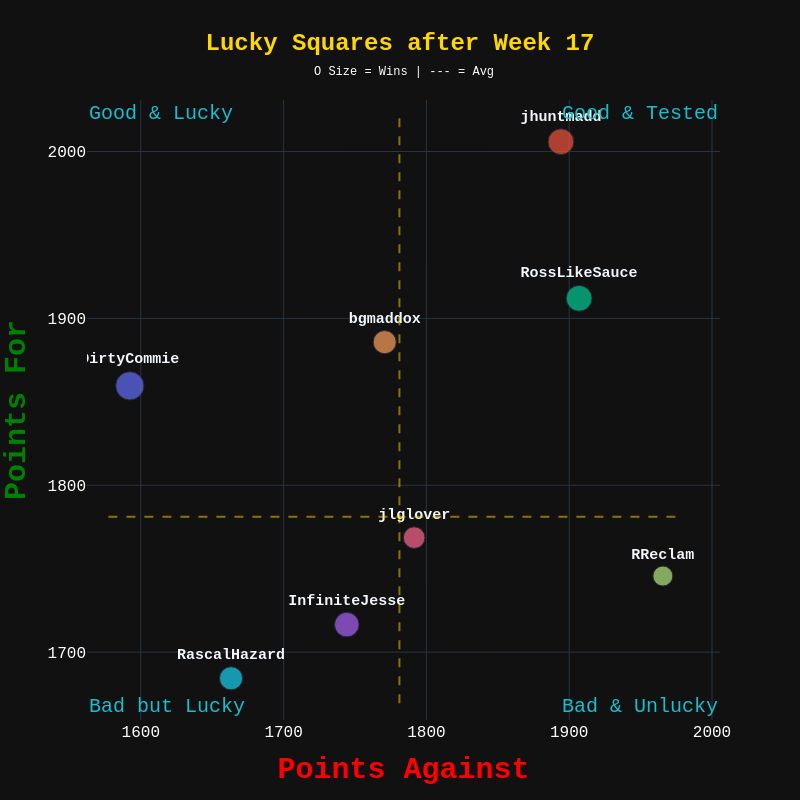

This figure's notebook cell:
### Code cell
WeekLuckTest

### Figure 1 — Plotly figure (JSON) as saved in the notebook; plotly's stock layout.template omitted (floating-point values rounded to 4 significant figures)
{"data": [{"hovertemplate": "Team=%{text}<br>Opp YTD=%{x}<br>Score YTD=%{y}<br>Total Wins=%{marker.size}<extra></extra>", "legendgroup": "DirtyCommie", "marker": {"color": "#636efa", "size": [12], "sizemode": "area", "sizeref": 0.03, "symbol": "circle"}, "mode": "markers+text", "name": "DirtyCommie", "orientation": "v", "showlegend": true, "text": ["DirtyCommie"], "textfont": {"family": "Courier New", "size": 15, "weight": "bold"}, "textposition": "top center", "type": "scatter", "x": [1592.0], "xaxis": "x", "y": [1860.0], "yaxis": "y"}, {"hovertemplate": "Team=%{text}<br>Opp YTD=%{x}<br>Score YTD=%{y}<br>Total Wins=%{marker.size}<extra></extra>", "legendgroup": "jhuntmadd", "marker": {"color": "#EF553B", "size": [10], "sizemode": "area", "sizeref": 0.03, "symbol": "circle"}, "mode": "markers+text", "name": "jhuntmadd", "orientation": "v", "showlegend": true, "text": ["jhuntmadd"], "textfont": {"family": "Courier New", "size": 15, "weight": "bold"}, "textposition": "top center", "type": "scatter", "x": [1894.0], "xaxis": "x", "y": [2006.0], "yaxis": "y"}, {"hovertemplate": "Team=%{text}<br>Opp YTD=%{x}<br>Score YTD=%{y}<br>Total Wins=%{marker.size}<extra></extra>", "legendgroup": "RossLikeSauce", "marker": {"color": "#00cc96", "size": [10], "sizemode": "area", "sizeref": 0.03, "symbol": "circle"}, "mode": "markers+text", "name": "RossLikeSauce", "orientation": "v", "showlegend": true, "text": ["RossLikeSauce"], "textfont": {"family": "Courier New", "size": 15, "weight": "bold"}, "textposition": "top center", "type": "scatter", "x": [1907.0], "xaxis": "x", "y": [1912.0], "yaxis": "y"}, {"hovertemplate": "Team=%{text}<br>Opp YTD=%{x}<br>Score YTD=%{y}<br>Total Wins=%{marker.size}<extra></extra>", "legendgroup": "InfiniteJesse", "marker": {"color": "#ab63fa", "size": [9], "sizemode": "area", "sizeref": 0.03, "symbol": "circle"}, "mode": "markers+text", "name": "InfiniteJesse", "orientation": "v", "showlegend": true, "text": ["InfiniteJesse"], "textfont": {"family": "Courier New", "size": 15, "weight": "bold"}, "textposition": "top center", "type": "scatter", "x": [1744.0], "xaxis": "x", "y": [1716.0], "yaxis": "y"}, {"hovertemplate": "Team=%{text}<br>Opp YTD=%{x}<br>Score YTD=%{y}<br>Total Wins=%{marker.size}<extra></extra>", "legendgroup": "bgmaddox", "marker": {"color": "#FFA15A", "size": [8], "sizemode": "area", "sizeref": 0.03, "symbol": "circle"}, "mode": "markers+text", "name": "bgmaddox", "orientation": "v", "showlegend": true, "text": ["bgmaddox"], "textfont": {"family": "Courier New", "size": 15, "weight": "bold"}, "textposition": "top center", "type": "scatter", "x": [1771.0], "xaxis": "x", "y": [1886.0], "yaxis": "y"}, {"hovertemplate": "Team=%{text}<br>Opp YTD=%{x}<br>Score YTD=%{y}<br>Total Wins=%{marker.size}<extra></extra>", "legendgroup": "RascalHazard", "marker": {"color": "#19d3f3", "size": [8], "sizemode": "area", "sizeref": 0.03, "symbol": "circle"}, "mode": "markers+text", "name": "RascalHazard", "orientation": "v", "showlegend": true, "text": ["RascalHazard"], "textfont": {"family": "Courier New", "size": 15, "weight": "bold"}, "textposition": "top center", "type": "scatter", "x": [1663.0], "xaxis": "x", "y": [1684.0], "yaxis": "y"}, {"hovertemplate": "Team=%{text}<br>Opp YTD=%{x}<br>Score YTD=%{y}<br>Total Wins=%{marker.size}<extra></extra>", "legendgroup": "jlglover", "marker": {"color": "#FF6692", "size": [7], "sizemode": "area", "sizeref": 0.03, "symbol": "circle"}, "mode": "markers+text", "name": "jlglover", "orientation": "v", "showlegend": true, "text": ["jlglover"], "textfont": {"family": "Courier New", "size": 15, "weight": "bold"}, "textposition": "top center", "type": "scatter", "x": [1791.0], "xaxis": "x", "y": [1769.0], "yaxis": "y"}, {"hovertemplate": "Team=%{text}<br>Opp YTD=%{x}<br>Score YTD=%{y}<br>Total Wins=%{marker.size}<extra></extra>", "legendgroup": "RReclam", "marker": {"color": "#B6E880", "size": [6], "sizemode": "area", "sizeref": 0.03, "symbol": "circle"}, "mode": "markers+text", "name": "RReclam", "orientation": "v", "showlegend": true, "text": ["RReclam"], "textfont": {"family": "Courier New", "size": 15, "weight": "bold"}, "textposition": "top center", "type": "scatter", "x": [1966.0], "xaxis": "x", "y": [1746.0], "yaxis": "y"}], "layout": {"annotations": [{"font": {"color": "#17becf", "family": "Courier New, monospace", "size": 20}, "showarrow": false, "text": "Bad but Lucky", "x": 0, "xref": "paper", "y": 0, "yref": "paper"}, {"font": {"color": "#17becf", "family": "Courier New, monospace", "size": 20}, "showarrow": false, "text": "Bad & Unlucky", "x": 1, "xref": "paper", "y": 0, "yref": "paper"}, {"font": {"color": "#17becf", "family": "Courier New, monospace", "size": 20}, "showarrow": false, "text": "Good & Lucky", "x": 0, "xref": "paper", "y": 1, "yref": "paper"}, {"font": {"color": "#17becf", "family": "Courier New, monospace", "size": 20}, "showarrow": false, "text": "Good & Tested", "x": 1, "xref": "paper", "y": 1, "yref": "paper"}, {"font": {"color": "white", "family": "Courier New, monospace", "size": 12}, "showarrow": false, "text": "O Size = Wins | --- = Avg", "x": 0.5, "xref": "paper", "y": 1.06, "yref": "paper"}], "height": 800, "legend": {"itemsizing": "constant", "title": {"text": "Team"}, "tracegroupgap": 0}, "shapes": [{"line": {"color": "gold", "dash": "dash", "width": 2}, "opacity": 0.5, "type": "line", "x0": 1781.0, "x1": 1781.0, "y0": 1669.0, "y1": 2021.0}, {"line": {"color": "gold", "dash": "dash", "width": 2}, "opacity": 0.5, "type": "line", "x0": 1577.0, "x1": 1981.0, "y0": 1781.0, "y1": 1781.0}], "showlegend": false, "title": {"font": {"color": "gold", "family": "Courier New", "size": 24, "weight": "bold"}, "text": "Lucky Squares after Week 17", "x": 0.5}, "width": 800, "xaxis": {"anchor": "y", "domain": [0, 1], "dtick": 100, "range": [1562.0, 2006.0], "tickfont": {"color": "white", "family": "Courier New", "size": 16}, "title": {"font": {"color": "red", "family": "Courier New", "size": 30, "weight": "bold"}, "text": "Points Against"}}, "yaxis": {"anchor": "x", "domain": [0, 1], "dtick": 100, "range": [1659.0, 2031.0], "tickfont": {"color": "white", "family": "Courier New", "size": 16}, "title": {"font": {"color": "green", "family": "Courier New", "size": 30, "weight": "bold"}, "text": "Points For"}}}}
